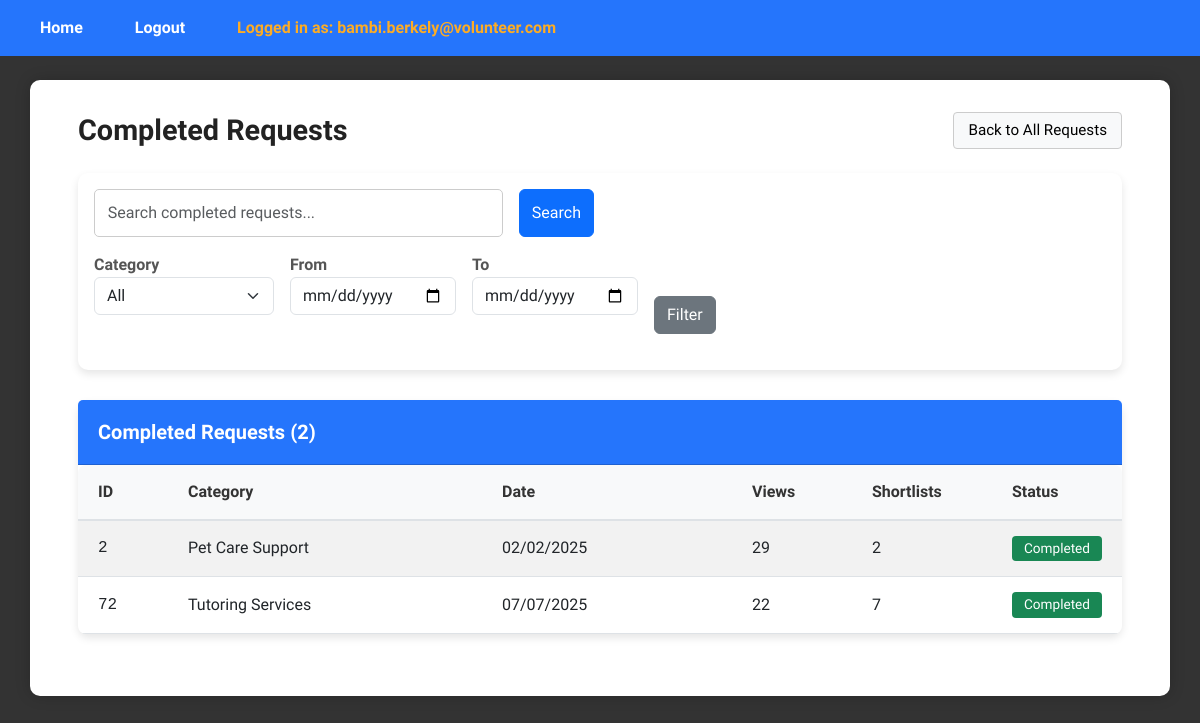
The page /ViewCompletedRequestsPage (signed in) on the database as committed earlier.
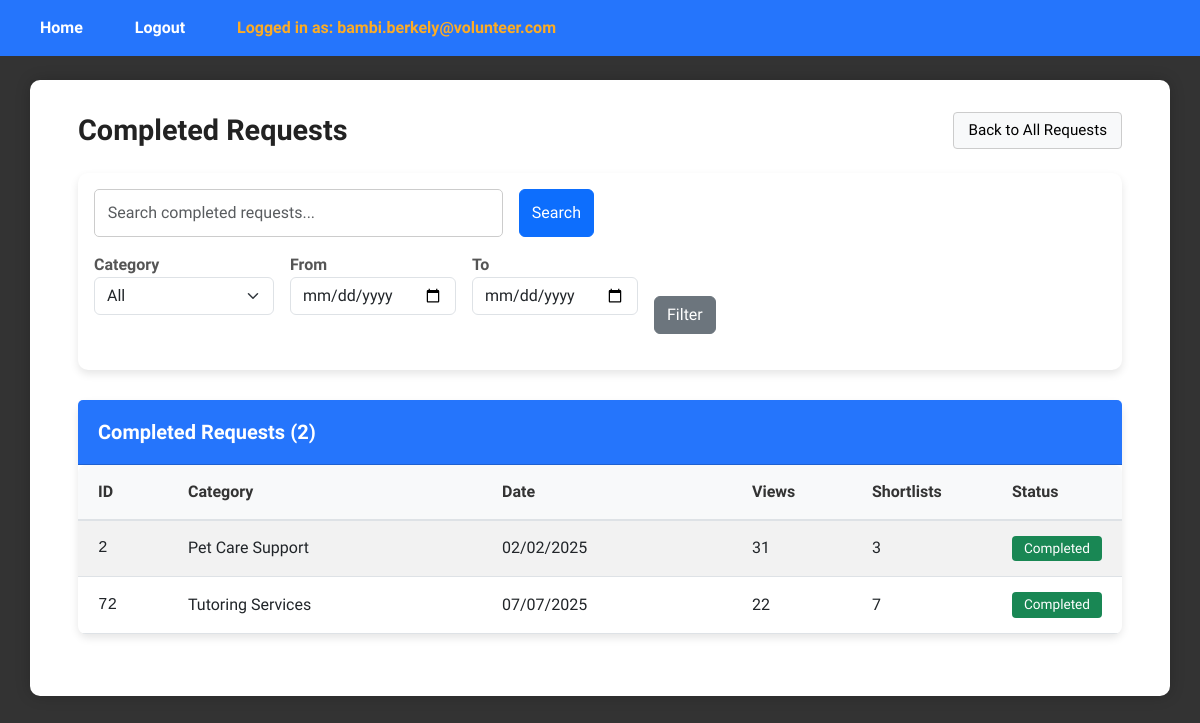
The same page on the database as committed later.
### tables this page shows
CREATE TABLE request (
    request_id INTEGER PRIMARY KEY AUTOINCREMENT,
    pin_user_id INT,
    csrrep_user_id INT DEFAULT NULL,
    category_id INT,
    request_status BOOLEAN, --0 means uncompleted, 1 means completed
    request_date DATETIME,
    request_view_count INT,
    request_shortlist_count INT,
    FOREIGN KEY (pin_user_id) REFERENCES user(user_id),
    FOREIGN KEY (csrrep_user_id) REFERENCES user(user_id),
    FOREIGN KEY (category_id) REFERENCES category(category_id)
);

CREATE TABLE category (
    category_id INTEGER PRIMARY KEY AUTOINCREMENT,
    category_name VARCHAR(30),
    category_desc TEXT
);

### app.py (the view, shortened to what this page needs)
@app.route("/ViewCompletedRequestsPage", methods=["GET", "POST"])
def viewCompletedRequestsPage():
    if 'email' not in session or session.get('role_id') != 3:
        return redirect(url_for('login'))
    pin_user_id = session['user_id']
    view_completed_requests_controller = ViewCompletedRequestsController()
    search_controller = SearchCompletedRequestsController(pin_user_id)
    filter_controller = FilterCompletedRequests()
    keyword = (request.args.get('request_keyword') or "").strip()
    action = request.args.get('action')
    selected_category = (request.args.get('category_id') or "").strip()
    start_date = (request.args.get('start_date') or "").strip()
    end_date = (request.args.get('end_date') or "").strip()
    completed_requests = view_completed_requests_controller.viewCompletedRequests(pin_user_id)
    if action == "search" and keyword:
        completed_requests = search_controller.searchCompletedRequests(pin_user_id, keyword)
    base_completed_requests = completed_requests
    categories = {}
    for r in base_completed_requests:
        if getattr(r, "category_id", None) is not None:
            categories[r.category_id] = r.category_name
    return render_template(
        "pin/ViewCompletedRequestsPage.html",
        completed_requests=completed_requests,
        search_term=keyword,
        categories=categories,
        selected_category=selected_category,
        start_date=start_date,
        end_date=end_date
    )

### controllers/pin/ViewCompletedRequestsController.py (called while the page is built)
    def viewCompletedRequests(self, pin_user_id):
        request = Request()
        return request.viewCompletedRequests(pin_user_id)

### database/database_management.py (called while the page is built)
def dbConnection():
    return sqlite3.connect("database/volunteer_system.db")

### entities/Request.py (called while the page is built)
    def viewCompletedRequests(self, pin_user_id):
        conn = database_management.dbConnection()
        conn.row_factory = sqlite3.Row
        cursor = conn.cursor()
        cursor.execute("""
        SELECT * FROM request r LEFT JOIN category c ON r.category_id = c.category_id WHERE r.pin_user_id = ? AND r.request_status = 1
        """, (pin_user_id,))
        rows = cursor.fetchall()
        conn.close()
        return [Request(**dict(row)) for row in rows] if rows else []

### templates/pin/ViewCompletedRequestsPage.html (shortened to what this page needs)
{% extends "layout.html" %}
{% block content %}
<div class="dashboard-wrapper">
  <div class="dashboard-container">
    <div class="d-flex justify-content-between align-items-center mb-4">
      <h1 class="m-0">Completed Requests</h1>
      <div class="d-flex align-items-center gap-3">
        <a href="{{ url_for('viewRequestPage') }}" class="plain-btn">Back to All Requests</a>
      </div>
    </div>
    <form method="GET" class="mb-4">
      <div class="card p-3">
        <div class="d-flex gap-3 mb-3" style="max-width: 500px;">
          <input
            id="requestKeywordInput"
            type="text"
            name="request_keyword"
            class="form-control"
            placeholder="Search completed requests..."
            value="{{ search_term or '' }}"
          >
          <button type="submit" name="action" value="search" class="btn btn-primary">
            Search
          </button>
        </div>
        <div class="d-flex flex-wrap gap-3 align-items-end">
          <div>
            <label class="form-label m-0 fw-semibold">Category</label>
           <select name="category_id" class="form-select" style="width: 180px;">
            <option value="">All</option>
          </select>
          </div>
          <div>
            <label class="form-label m-0 fw-semibold">From</label>
            <input
              type="date"
              name="start_date"
              class="form-control"
              value="{{ start_date or '' }}"
            >
          </div>
          <div>
            <label class="form-label m-0 fw-semibold">To</label>
            <input
              type="date"
              name="end_date"
              class="form-control"
              value="{{ end_date or '' }}"
            >
          </div>
          <button
            type="submit"
            name="action"
            value="filter"
            class="btn btn-secondary"
          >
            Filter
          </button>
        </div>
      </div>
    </form>
    {% if not completed_requests %}
      <div class="card">
        <div class="card-body">
          <p class="m-0">You don’t have any completed requests yet.</p>
        </div>
      </div>
    {% else %}
      <div class="card">
        <div class="card-header d-flex justify-content-between align-items-center">
          <h5 class="m-0">Completed Requests ({{ completed_requests|length }})</h5>
        </div>
        <div class="card-body p-0">
          <div class="table-responsive">
            <table class="table table-striped table-hover m-0 align-middle">
              <thead class="table-light">
                <tr>
                  <th style="width: 90px;">ID</th>
                  <th>Category</th>
                  <th style="width: 160px;">Date</th>
                  <th style="width: 120px;">Views</th>
                  <th style="width: 140px;">Shortlists</th>
                  <th style="width: 130px;">Status</th>
                </tr>
              </thead>
              <tbody>
                {% for r in completed_requests %}
                <tr>
                  <td class="text-monospace">{{ r.request_id }}</td>
                  <td>{{ r.category_name }}</td>
                  <td>{{ r.request_date }}</td>
                  <td>{{ r.request_view_count }}</td>
                  <td>{{ r.request_shortlist_count }}</td>
                  <td><span class="badge bg-success">Completed</span></td>
                </tr>
                {% endfor %}
              </tbody>
            </table>
          </div>
        </div>
      </div>
    {% endif %}
  </div>
</div>
{% endblock %}

### templates/layout.html (shortened to what this page needs)
<!DOCTYPE html>
<html lang="en">
  <head>
    <link href="https://cdn.jsdelivr.net/npm/bootstrap@5.3.0/dist/css/bootstrap.min.css" rel="stylesheet">
    <link rel="stylesheet" href="{{ url_for('static', filename='css/styles.css') }}">
    <link rel="stylesheet" href="https://cdn.jsdelivr.net/npm/bootstrap-icons@1.11.3/font/bootstrap-icons.min.css">
  </head>
  <body {% if request.endpoint == 'login' %}class="login-page"{% endif %}>
    {% if session.email %}
    <header>
      <nav>
        <ul>
          <li>
            {% if session.role_id == 1 %}
            <a href="{{url_for('viewUserAccountPage')}}">Home</a>
            {% elif session.role_id == 2 %}
            <a href="{{url_for('viewVolunteerCategoryPage')}}">Home</a>
            {% elif session.role_id == 3 %}
            <a href="{{url_for('viewRequestPage')}}">Home</a>
            {% elif session.role_id == 4 %}
            <a href="{{url_for('viewOpportunitiesPage')}}">Home</a>
            {% else %}
            <a href="{{url_for('login')}}">Home</a>
            {% endif %}
          </li>
        </ul>
      </nav>
      <nav>
        <ul>
          <li><a href="{{url_for('logout')}}">Logout</a></li>
        </ul>
      </nav>
      <nav>
        <ul>
          <li><a href="#" style="pointer-events: none; color: #fcac25;">Logged in as: {{ session.email }}</a></li>
        </ul>
      </nav>
    </header>
    {% endif %}
    <main class="container">
      {% block content %}
      {% endblock %}
    </main>
  </body>
</html>

### static/css/styles.css (style rules this page uses)
body { font-family: "Stack Sans Headline", system-ui, 'Trebuchet MS', "Segoe UI", Geneva, Verdana, sans-serif; background: #333; color: #333; margin: 0; padding: 0; min-height: 100vh; }
header { width: 100%; background-color: #2575fc; padding: 1rem 2rem; box-sizing: border-box; display: block; overflow: hidden; position: fixed; top: 0; left: 0; z-index: 1000; }
header nav { display: inline-block; margin-right: 2rem; }
header nav ul { list-style: none; padding: 0; margin: 0; display: flex; gap: 1.5rem; align-items: center; }
header nav ul li { margin: 0; padding: 0; }
header nav ul li a { color: white; text-decoration: none; font-weight: 600; padding: 0.25rem 0.5rem; }
.container:not(.dashboard):not(.flash-container) { background: #fff; padding: 2rem 3rem; border-radius: 10px; box-shadow: 0 0 15px rgba(0,0,0,0.2); max-width: 1400px; width: 95%; margin: 0 auto; }
main.container:not(.dashboard):not(.flash-container) { margin-top: 80px; display: block; }
h1 { text-align: center; margin-bottom: 1.5rem; color: #222; font-weight: 700; font-size: 1.8rem; }
form div { margin-bottom: 1.2rem; }
label { display: block; margin-bottom: 0.4rem; font-weight: 600; color: #555; }
input[type="email"], input[type="password"], input[type="text"] { width: 100%; padding: 0.7rem 0.8rem; border-radius: 5px; border: 1.5px solid #ccc; font-size: 1rem; transition: border-color 0.3s ease; box-sizing: border-box; }
.card { box-shadow: 0 4px 8px rgba(0,0,0,0.1); border-radius: 10px; border: none; margin-bottom: 30px; background: #fff; }
.card-header { background-color: #2575fc; color: white; padding: 20px; border-radius: 10px 10px 0 0; font-size: 1.2rem; }
.card-header h5 { margin: 0; font-weight: 600; }
.card-body { padding: 25px; }
.table-responsive { border-radius: 8px; overflow-x: auto; }
.table { margin-bottom: 0; width: 100%; border-collapse: collapse; table-layout: auto; }
.table thead th { padding: 15px 20px; font-weight: 600; border-bottom: 2px solid #dee2e6; white-space: nowrap; background-color: #f8f9fa; color: #333; text-align: left; }
.table tbody td { padding: 15px 20px; vertical-align: middle; border-bottom: 1px solid #dee2e6; white-space: nowrap; }
.table-striped tbody tr:nth-of-type(odd) { background-color: rgba(0,0,0,0.02); }
.table th, .table td { min-width: 100px; }
.table th:first-child, .table td:first-child { min-width: 30px; }
.table th:nth-child(2), .table td:nth-child(2) { min-width: 180px; }
.table th:nth-child(3), .table td:nth-child(3) { min-width: 250px; }
.badge { font-size: 0.85em; padding: 6px 12px; font-weight: 500; border-radius: 4px; display: inline-block; }
.plain-btn { background-color: #f8f9fa; border: 1px solid #ccc; color: #000; padding: 6px 14px; border-radius: 4px; font-size: 0.95rem; font-weight: 500; cursor: pointer; text-decoration: none; display: inline-block; transition: background-color 0.2s ease, border-color 0.2s ease; }

### templates/pin/ViewCompletedRequestsPage.html (style rules this page uses)
.text-monospace { font-family: ui-monospace, SFMono-Regular, Menlo, Monaco, Consolas, "Liberation Mono", "Courier New", monospace; }
.badge.bg-success { background-color: #28a745; color: white; }

Rows that differ between the two databases and show on the page:
changed request "Pet Care Support": request_view_count "29" → "31"; request_shortlist_count "2" → "3"
